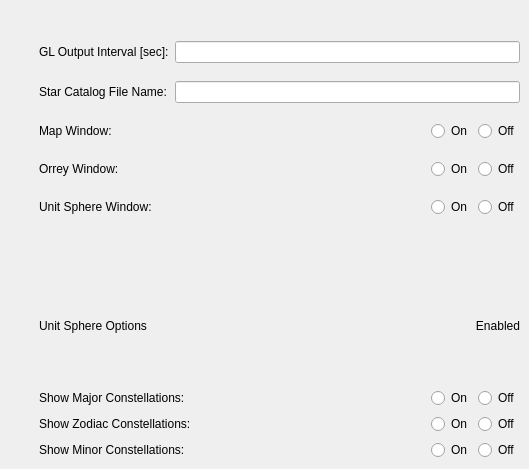
      <widget class="QWidget" name="generalTab">
       <attribute name="title">
        <string>General</string>
       </attribute>
       <widget class="QWidget" name="gridLayoutWidget">
        <property name="geometry">
         <rect>
          <x>39</x>
          <y>29</y>
          <width>481</width>
          <height>201</height>
         </rect>
        </property>
        <layout class="QGridLayout" name="gridLayout">
         <item row="0" column="0">
          <widget class="QLabel" name="label">
           <property name="text">
            <string>GL Output Interval [sec]:</string>
           </property>
          </widget>
         </item>
         <item row="1" column="0">
          <widget class="QLabel" name="label_2">
           <property name="text">
            <string>Star Catalog File Name:</string>
           </property>
          </widget>
         </item>
         <item row="3" column="0">
          <widget class="QLabel" name="label_4">
           <property name="text">
            <string>Orrey Window:</string>
           </property>
          </widget>
         </item>
         <item row="2" column="1">
          <layout class="QHBoxLayout" name="horizontalLayout_3">
           <item>
            <spacer name="horizontalSpacer_6">
             <property name="orientation">
              <enum>Qt::Horizontal</enum>
             </property>
             <property name="sizeHint" stdset="0">
              <size>
               <width>40</width>
               <height>20</height>
              </size>
             </property>
            </spacer>
           </item>
           <item>
            <widget class="QRadioButton" name="mapwindow_on">
             <property name="text">
              <string>On</string>
             </property>
             <attribute name="buttonGroup">
              <string notr="true">mapwindow_toggle</string>
             </attribute>
            </widget>
           </item>
           <item>
            <widget class="QRadioButton" name="mapwindow_off">
             <property name="text">
              <string>Off</string>
             </property>
             <attribute name="buttonGroup">
              <string notr="true">mapwindow_toggle</string>
             </attribute>
            </widget>
           </item>
          </layout>
         </item>
         <item row="2" column="0">
          <widget class="QLabel" name="label_3">
           <property name="text">
            <string>Map Window:</string>
           </property>
          </widget>
         </item>
         <item row="4" column="0">
          <widget class="QLabel" name="label_5">
           <property name="text">
            <string>Unit Sphere Window:</string>
           </property>
          </widget>
         </item>
         <item row="3" column="1">
          <layout class="QHBoxLayout" name="horizontalLayout_4">
           <item>
            <spacer name="horizontalSpacer_7">
             <property name="orientation">
              <enum>Qt::Horizontal</enum>
             </property>
             <property name="sizeHint" stdset="0">
              <size>
               <width>40</width>
               <height>20</height>
              </size>
             </property>
            </spacer>
           </item>
           <item>
            <widget class="QRadioButton" name="orreywindown_on">
             <property name="text">
              <string>On</string>
             </property>
             <attribute name="buttonGroup">
              <string notr="true">orreywindow_toggle</string>
             </attribute>
            </widget>
           </item>
           <item>
            <widget class="QRadioButton" name="orreywindow_off">
             <property name="text">
              <string>Off</string>
             </property>
             <attribute name="buttonGroup">
              <string notr="true">orreywindow_toggle</string>
             </attribute>
            </widget>
           </item>
          </layout>
         </item>
         <item row="4" column="1">
          <layout class="QHBoxLayout" name="horizontalLayout_5">
           <item>
            <spacer name="horizontalSpacer_8">
             <property name="orientation">
              <enum>Qt::Horizontal</enum>
             </property>
             <property name="sizeHint" stdset="0">
              <size>
               <width>40</width>
               <height>20</height>
              </size>
             </property>
            </spacer>
           </item>
           <item>
            <widget class="QRadioButton" name="spherewindow_on">
             <property name="text">
              <string>On</string>
             </property>
             <attribute name="buttonGroup">
              <string notr="true">spherewindow_toggle</string>
             </attribute>
            </widget>
           </item>
           <item>
            <widget class="QRadioButton" name="spherewindow_off">
             <property name="text">
              <string>Off</string>
             </property>
             <attribute name="buttonGroup">
              <string notr="true">spherewindow_toggle</string>
             </attribute>
            </widget>
           </item>
          </layout>
         </item>
         <item row="0" column="1">
          <layout class="QHBoxLayout" name="horizontalLayout_87">
           <item>
            <widget class="QLineEdit" name="gl_output">
             <property name="inputMask">
              <string/>
             </property>
            </widget>
           </item>
          </layout>
         </item>
         <item row="1" column="1">
          <layout class="QHBoxLayout" name="horizontalLayout_88">
           <item>
            <widget class="QLineEdit" name="star_catalog"/>
           </item>
          </layout>
         </item>
        </layout>
       </widget>
       <widget class="QWidget" name="gridLayoutWidget_7">
        <property name="geometry">
         <rect>
          <x>39</x>
          <y>269</y>
          <width>481</width>
          <height>191</height>
         </rect>
        </property>
        <layout class="QGridLayout" name="gridLayout_9">
         <item row="3" column="0">
          <widget class="QLabel" name="label_59">
           <property name="text">
            <string>Show Minor Constellations:</string>
           </property>
          </widget>
         </item>
         <item row="0" column="0">
          <widget class="QLabel" name="label_56">
           <property name="text">
            <string>Unit Sphere Options</string>
           </property>
          </widget>
         </item>
         <item row="1" column="0">
          <widget class="QLabel" name="label_57">
           <property name="text">
            <string>Show Major Constellations:</string>
           </property>
          </widget>
         </item>
         <item row="2" column="0">
          <widget class="QLabel" name="label_58">
           <property name="text">
            <string>Show Zodiac Constellations:</string>
           </property>
          </widget>
         </item>
         <item row="0" column="1">
          <layout class="QHBoxLayout" name="horizontalLayout_83">
           <item>
            <widget class="QLabel" name="label_60">
             <property name="text">
              <string>Enabled</string>
             </property>
             <property name="alignment">
              <set>Qt::AlignRight|Qt::AlignTrailing|Qt::AlignVCenter</set>
             </property>
            </widget>
           </item>
          </layout>
         </item>
         <item row="1" column="1">
          <layout class="QHBoxLayout" name="horizontalLayout_84">
           <item>
            <spacer name="horizontalSpacer_3">
             <property name="orientation">
              <enum>Qt::Horizontal</enum>
             </property>
             <property name="sizeHint" stdset="0">
              <size>
               <width>40</width>
               <height>20</height>
              </size>
             </property>
            </spacer>
           </item>
           <item>
            <widget class="QRadioButton" name="showmajorconst_on">
             <property name="text">
              <string>On</string>
             </property>
             <attribute name="buttonGroup">
              <string notr="true">showmajorconst_toggle</string>
             </attribute>
            </widget>
           </item>
           <item>
            <widget class="QRadioButton" name="showmajorconst_off">
             <property name="text">
              <string>Off</string>
             </property>
             <attribute name="buttonGroup">
              <string notr="true">showmajorconst_toggle</string>
             </attribute>
            </widget>
           </item>
          </layout>
         </item>
         <item row="2" column="1">
          <layout class="QHBoxLayout" name="horizontalLayout_85">
           <item>
            <spacer name="horizontalSpacer_4">
             <property name="orientation">
              <enum>Qt::Horizontal</enum>
             </property>
             <property name="sizeHint" stdset="0">
              <size>
               <width>40</width>
               <height>20</height>
              </size>
             </property>
            </spacer>
           </item>
           <item>
            <widget class="QRadioButton" name="showzodiac_on">
             <property name="text">
              <string>On</string>
             </property>
             <attribute name="buttonGroup">
              <string notr="true">showzodiac_toggle</string>
             </attribute>
            </widget>
           </item>
           <item>
            <widget class="QRadioButton" name="showzodiac_off">
             <property name="text">
              <string>Off</string>
             </property>
             <attribute name="buttonGroup">
              <string notr="true">showzodiac_toggle</string>
             </attribute>
            </widget>
           </item>
          </layout>
         </item>
         <item row="3" column="1">
          <layout class="QHBoxLayout" name="horizontalLayout_86">
           <item>
            <spacer name="horizontalSpacer_5">
             <property name="orientation">
              <enum>Qt::Horizontal</enum>
             </property>
             <property name="sizeHint" stdset="0">
              <size>
               <width>40</width>
               <height>20</height>
              </size>
             </property>
            </spacer>
           </item>
           <item>
            <widget class="QRadioButton" name="showminorconst_on">
             <property name="text">
              <string>On</string>
             </property>
             <attribute name="buttonGroup">
              <string notr="true">showminorconst_toggle</string>
             </attribute>
            </widget>
           </item>
           <item>
            <widget class="QRadioButton" name="showminorconst_off">
             <property name="text">
              <string>Off</string>
             </property>
             <attribute name="buttonGroup">
              <string notr="true">showminorconst_toggle</string>
             </attribute>
            </widget>
           </item>
          </layout>
         </item>
        </layout>
       </widget>
      </widget>
